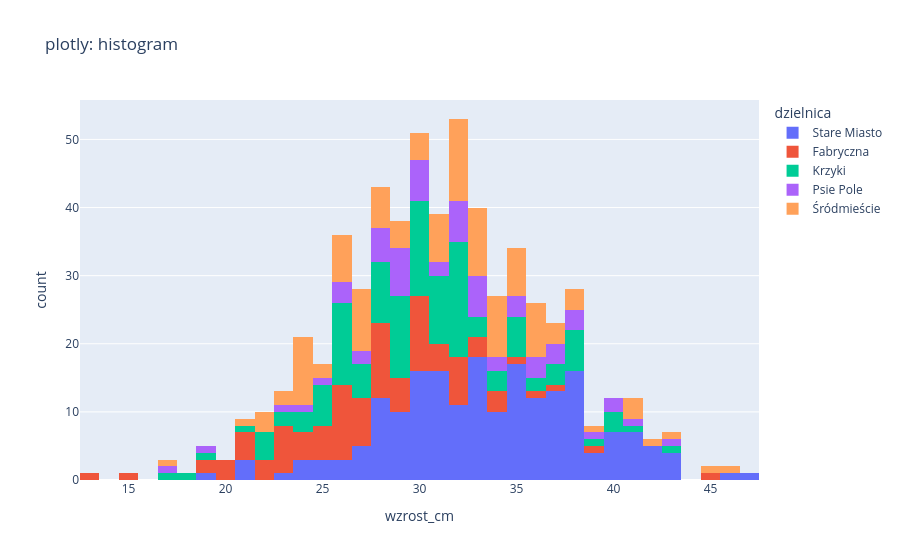

The notebook cell this image was saved under:
### Markdown cell above
### 🎯 Zadanie 5 (plotly)
Narysuj w **plotly** histogram wzrostu krasnali (`px.histogram`), w którym **każda dzielnica ma własny kolor**. Zapisz wykres w zmiennej `fig` i go wyświetl.

### Code cell
fig = px.histogram(krasnale, x="wzrost_cm", color="dzielnica",hover_name="imie", title="plotly: histogram")
fig

### Figure 1 — Plotly figure (JSON) as saved in the notebook; plotly's stock layout.template omitted (floating-point values rounded to 4 significant figures; data arrays with more than 128 entries replaced by an {"elided": "..."} marker saying what was removed)
{"data": [{"bingroup": "x", "hovertemplate": "dzielnica=Stare Miasto<br>wzrost_cm=%{x}<br>count=%{y}<extra></extra>", "legendgroup": "Stare Miasto", "marker": {"color": "#636efa", "pattern": {"shape": ""}}, "name": "Stare Miasto", "orientation": "v", "showlegend": true, "type": "histogram", "x": {"elided": "199 float values"}, "xaxis": "x", "yaxis": "y"}, {"bingroup": "x", "hovertemplate": "dzielnica=Fabryczna<br>wzrost_cm=%{x}<br>count=%{y}<extra></extra>", "legendgroup": "Fabryczna", "marker": {"color": "#EF553B", "pattern": {"shape": ""}}, "name": "Fabryczna", "orientation": "v", "showlegend": true, "type": "histogram", "x": [25.4, 30.2, 30.0, 27.5, 27.8, 26.0, 27.5, 29.7, 22.5, 32.2, 31.3, 27.7, 34.4, 24.4, 27.0, 34.4, 28.2, 21.8, 31.3, 30.4, 24.1, 31.2, 44.7, 30.3, 23.7, 38.9, 27.9, 32.3, 26.9, 29.0, 22.9, 25.5, 28.6, 28.9, 26.4, 28.1, 33.5, 22.2, 28.4, 34.6, 30.0, 19.3, 21.4, 32.3, 23.3, 20.8, 27.0, 28.4, 21.4, 21.2, 25.1, 29.2, 30.1, 30.4, 22.5, 30.3, 19.6, 26.4, 27.3, 18.9, 22.9, 24.0, 25.7, 25.7, 31.8, 30.2, 28.0, 32.1, 33.4, 20.0, 31.8, 22.5, 19.5, 23.1, 30.6, 25.2, 28.8, 27.1, 24.9, 25.5, 26.1, 25.5, 25.1, 33.3, 27.2, 22.4, 26.2, 35.5, 25.6, 13.0, 36.8, 15.1, 27.5, 31.7, 32.9, 27.2, 30.1], "xaxis": "x", "yaxis": "y"}, {"bingroup": "x", "hovertemplate": "dzielnica=Krzyki<br>wzrost_cm=%{x}<br>count=%{y}<extra></extra>", "legendgroup": "Krzyki", "marker": {"color": "#00cc96", "pattern": {"shape": ""}}, "name": "Krzyki", "orientation": "v", "showlegend": true, "type": "histogram", "x": [22.0, 27.9, 31.8, 31.2, 27.7, 28.7, 23.3, 30.3, 32.5, 29.8, 30.8, 32.2, 35.0, 25.1, 21.6, 28.5, 30.3, 36.0, 35.4, 31.6, 32.3, 25.5, 29.8, 24.3, 25.0, 32.3, 26.1, 25.7, 32.3, 37.7, 33.8, 28.5, 29.6, 41.2, 29.9, 26.2, 31.6, 30.7, 27.1, 32.3, 25.3, 27.8, 26.7, 32.0, 25.3, 26.3, 27.9, 22.1, 29.5, 25.3, 21.9, 27.7, 40.1, 29.4, 28.7, 28.2, 23.7, 29.5, 18.9, 30.7, 35.0, 31.2, 32.0, 38.5, 28.9, 33.0, 25.6, 31.7, 28.1, 33.5, 35.9, 29.7, 30.2, 26.1, 27.6, 29.2, 38.1, 28.8, 29.6, 37.8, 30.4, 31.9, 32.2, 26.4, 25.8, 35.0, 32.3, 36.7, 21.2, 35.1, 38.0, 25.5, 27.8, 22.7, 23.9, 39.8, 25.6, 33.1, 28.6, 26.3, 26.6, 38.0, 34.9, 33.9, 32.0, 18.4, 36.6, 29.9, 36.9, 29.3, 30.6, 30.2, 30.6, 30.9, 28.6, 27.0, 40.4, 27.3, 31.7, 24.7, 32.4, 38.4, 17.2, 30.8, 43.0, 31.0, 29.1], "xaxis": "x", "yaxis": "y"}, {"bingroup": "x", "hovertemplate": "dzielnica=Psie Pole<br>wzrost_cm=%{x}<br>count=%{y}<extra></extra>", "legendgroup": "Psie Pole", "marker": {"color": "#ab63fa", "pattern": {"shape": ""}}, "name": "Psie Pole", "orientation": "v", "showlegend": true, "type": "histogram", "x": [26.0, 36.4, 28.0, 39.9, 42.9, 33.2, 38.2, 31.0, 28.9, 29.1, 28.0, 31.1, 40.9, 33.1, 24.6, 36.1, 29.9, 32.0, 16.7, 28.5, 29.7, 29.7, 29.1, 29.0, 26.4, 37.8, 35.9, 34.7, 28.8, 19.1, 36.6, 26.2, 30.4, 27.0, 32.2, 27.4, 33.5, 33.9, 23.6, 31.7, 29.8, 37.9, 31.9, 33.4, 32.9, 28.0, 34.9, 36.9, 28.0, 28.9, 39.0, 32.6, 40.4, 35.3, 28.0, 30.4, 37.4, 32.6, 32.3, 23.2, 31.7], "xaxis": "x", "yaxis": "y"}, {"bingroup": "x", "hovertemplate": "dzielnica=Śródmieście<br>wzrost_cm=%{x}<br>count=%{y}<extra></extra>", "legendgroup": "Śródmieście", "marker": {"color": "#FFA15A", "pattern": {"shape": ""}}, "name": "Śródmieście", "orientation": "v", "showlegend": true, "type": "histogram", "x": [31.9, 24.0, 36.2, 32.4, 40.7, 33.5, 37.6, 27.4, 38.2, 32.6, 25.7, 34.1, 37.9, 21.7, 28.7, 33.0, 23.6, 31.5, 29.8, 35.5, 32.1, 28.3, 30.2, 27.6, 32.9, 26.0, 31.1, 23.9, 31.8, 34.4, 33.0, 25.9, 36.4, 21.1, 40.6, 32.4, 31.6, 28.9, 42.4, 31.6, 23.6, 34.3, 35.0, 35.9, 36.8, 34.4, 41.2, 17.1, 34.6, 36.2, 26.4, 24.4, 34.5, 27.1, 26.4, 26.9, 32.1, 34.5, 24.1, 29.0, 27.8, 35.3, 34.9, 24.8, 32.6, 34.4, 30.7, 36.0, 24.2, 25.7, 32.8, 35.9, 27.4, 24.3, 31.6, 31.5, 46.3, 33.1, 24.4, 30.8, 24.6, 22.5, 30.7, 28.9, 25.7, 34.1, 28.1, 35.0, 34.4, 43.2, 36.8, 32.2, 29.7, 45.1, 27.1, 30.1, 36.1, 32.5, 32.8, 32.8, 33.9, 36.7, 31.1, 27.3, 28.2, 38.9, 26.6, 31.0, 26.5, 22.1, 22.2, 24.1, 22.8, 31.0, 28.1, 27.4], "xaxis": "x", "yaxis": "y"}], "layout": {"barmode": "relative", "legend": {"title": {"text": "dzielnica"}, "tracegroupgap": 0}, "title": {"text": "plotly: histogram"}, "xaxis": {"anchor": "y", "domain": [0, 1], "title": {"text": "wzrost_cm"}}, "yaxis": {"anchor": "x", "domain": [0, 1], "title": {"text": "count"}}}}
